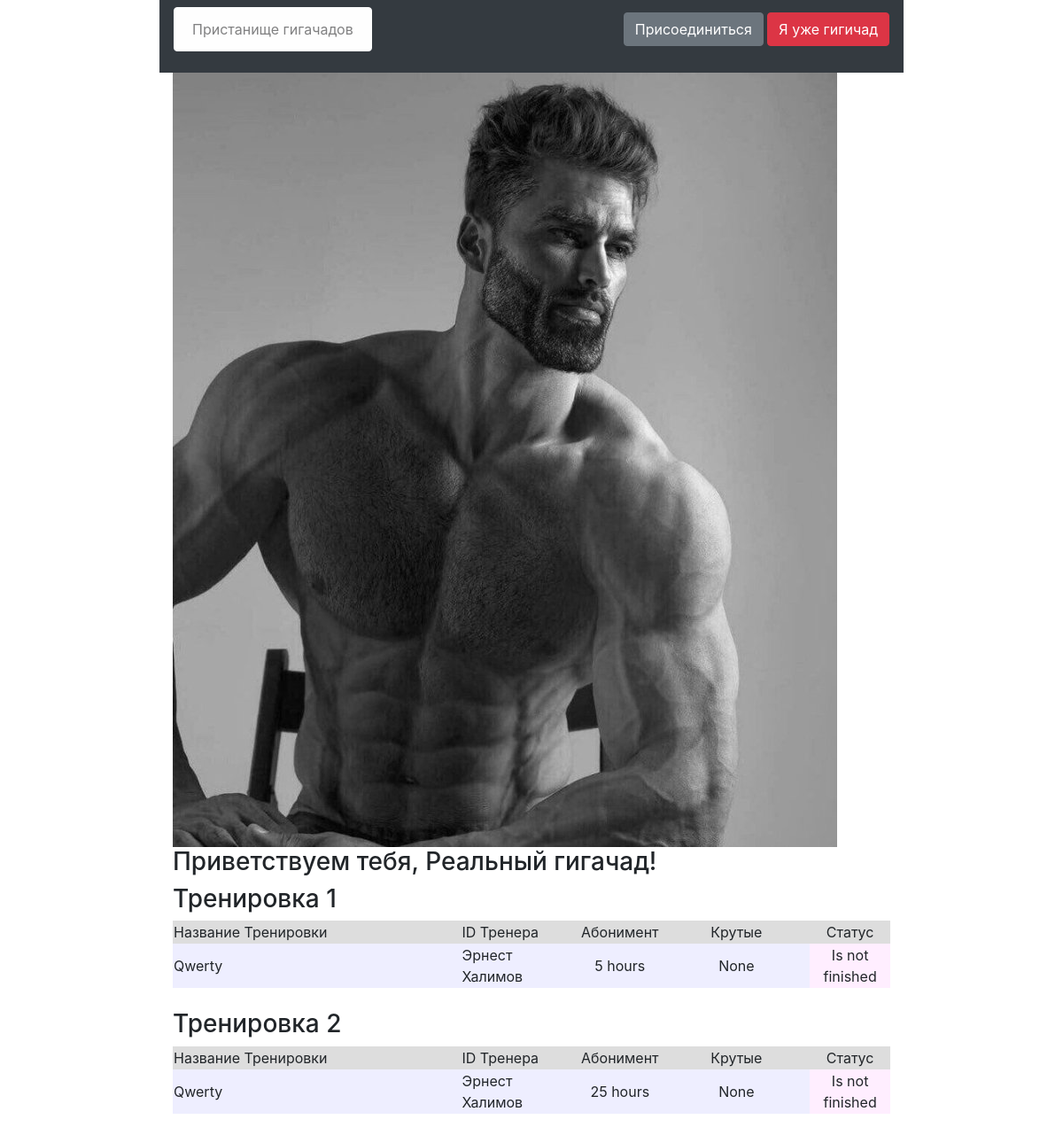
Before: / with the older database file.
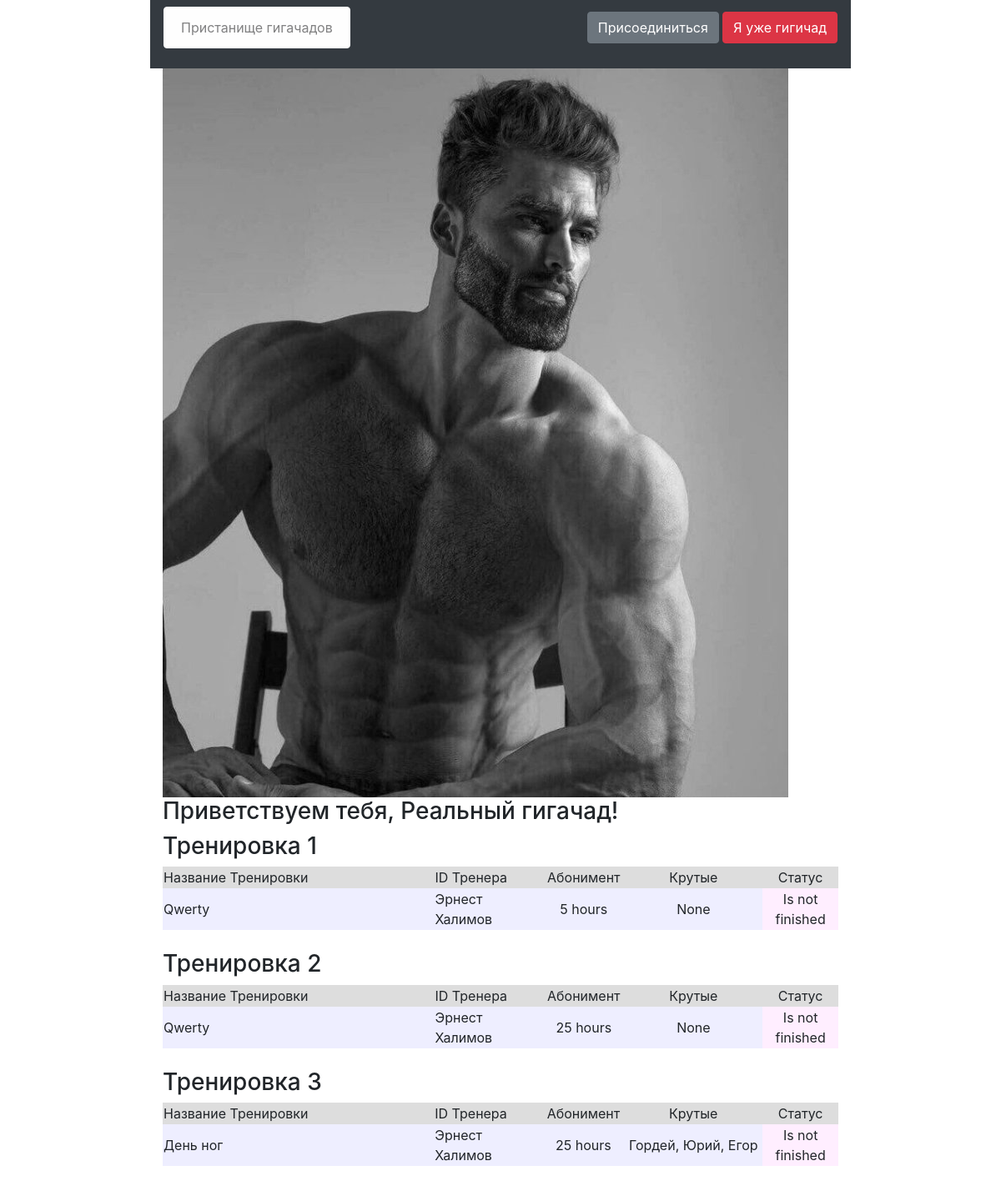
After: the same page with the newer database file.
### data/trainings.py (models this page shows, shortened)
class Trainings(SqlAlchemyBase):
    __tablename__ = 'training'
    id = sqlalchemy.Column(sqlalchemy.Integer,
                           primary_key=True,
                           autoincrement=True)
    trainer = sqlalchemy.Column(sqlalchemy.Integer,
                                    sqlalchemy.ForeignKey('users.id'))
    train = sqlalchemy.Column(sqlalchemy.String,
                            nullable=True)
    aboniment = sqlalchemy.Column(sqlalchemy.Integer,
                                  nullable=True)
    chads = sqlalchemy.Column(sqlalchemy.String,
                                      nullable=True)
    start_date = sqlalchemy.Column(sqlalchemy.DateTime,
                                   default=datetime.datetime.now)
    end_date = sqlalchemy.Column(sqlalchemy.DateTime,
                                 default=datetime.datetime.now)
    is_finished = sqlalchemy.Column(sqlalchemy.Boolean,
                                    default=True)
    user = orm.relationship('User')

### data/users.py (models this page shows, shortened)
class User(SqlAlchemyBase, UserMixin):
    __tablename__ = 'users'
    id = sqlalchemy.Column(sqlalchemy.Integer,
                           primary_key=True,
                           autoincrement=True)
    nickname = sqlalchemy.Column(sqlalchemy.String,
                                 nullable=True)
    age = sqlalchemy.Column(sqlalchemy.Integer,
                            nullable=True)
    height = sqlalchemy.Column(sqlalchemy.Integer,
                               nullable=True)
    weight = sqlalchemy.Column(sqlalchemy.Integer,
                               nullable=True)
    speciality = sqlalchemy.Column(sqlalchemy.String,
                                   nullable=True)
    email = sqlalchemy.Column(sqlalchemy.String,
                              unique=True,
                              nullable=True)
    hashed_password = sqlalchemy.Column(sqlalchemy.String,
                                        nullable=True)
    modified_date = sqlalchemy.Column(sqlalchemy.DateTime,
                                      default=datetime.datetime.now(),
                                      nullable=True)
    trainings = orm.relationship("Trainings", back_populates='user')

### main.py (the view)
@app.route('/')
def index():
    session = db_session.create_session()
    trainings = session.query(Trainings).all()
    users = session.query(User).all()
    names = {name.id: name.nickname for name in users}
    return render_template("index.html", training=trainings, names=names)

### data/db_session.py (called while the page is built)
def create_session() -> Session:
    global __factory
    return __factory()

### templates/index.html (shortened to what this page needs)
{% extends "base.html" %}
{% block content %}
<img src="static/giga_photo_base.jpg">
<h3>Приветствуем тебя, Реальный гигачад!</h3>
{% for _training in training %}
<h3>Тренировка {{ _training.id }}</h3>
<div class="table_container">
    <table class="my_table">
        <tr class="my_row">
            <td class="title" width="400px" bgcolor="#dddddd">Название Тренировки</td>
            <td class="title" width="150px" bgcolor="#dddddd">ID Тренера</td>
            <td class="title" width="100px" bgcolor="#dddddd" align="center">Абонимент</td>
            <td class="title" width="200px" bgcolor="#dddddd" align="center">Крутые</td>
            <td class="title" width="100px" bgcolor="#dddddd" align="center">Статус</td>
        </tr>
        <tr class="my_row">
            <td class="ordinary" bgcolor="#eeeeff">{{ _training.train.capitalize() }}</td>
            <td class="ordinary" bgcolor="#eeeeff">{{ names[_training.trainer] }}</td>
            <td class="ordinary" bgcolor="#eeeeff" align="center">{{ _training.aboniment }} hours</td>
            <td class="ordinary" bgcolor="#eeeeff" align="center">{{ _training.chads }}</td>
            {% if _training.is_finished %}
            <td class="ordinary" bgcolor="#eeffee" align="center">Finished</td>
            {% else %}
            <td class="ordinary" bgcolor="#ffeeff" align="center">Is not finished</td>
            {% endif %}
        </tr>
    </table>
</div>
<br>
{% endfor %}
{% endblock %}

### templates/base.html (shortened to what this page needs)
<!DOCTYPE html>
<html lang="en">
<head>
    <link rel="stylesheet" href="https://stackpath.bootstrapcdn.com/bootstrap/4.4.1/css/bootstrap.min.css">
    <link rel="stylesheet" type="text/css" href="../static/css/style.css" />
    <link rel="stylesheet" type="text/css" href="../static/css/style.css"/>
</head>
    <body>
        <header>
            <nav class="navbar navbar-light bg-dark">
                <div class="alert alert-light" role="alert">
                Пристанище гигачадов
                </div>
                {% if current_user.is_authenticated %}
                <a class="navbar-brand" href="/logout">{{ current_user.nickname }}</a>
                {% else %}
                <p>
                <a class="btn btn-secondary " href="/register">Присоединиться</a>
                <a class="btn btn-danger" href="/login">Я уже гигичад</a>
                </p>
                {% endif %}
            </nav>
        </header>
        <main role="main" class="container">
            {% block content %}{% endblock %}
    </body>
</html>

### static/css/style.css (style rules this page uses)
body { margin-left: 15%; margin-right: 15%; width: 70%; }

Changed rows visible on the page:
added Trainings: id "3", train "День ног", trainer.nickname "Эрнест Халимов", aboniment "25", chads "Гордей, Юрий, Егор", is_finished "Is not finished"
